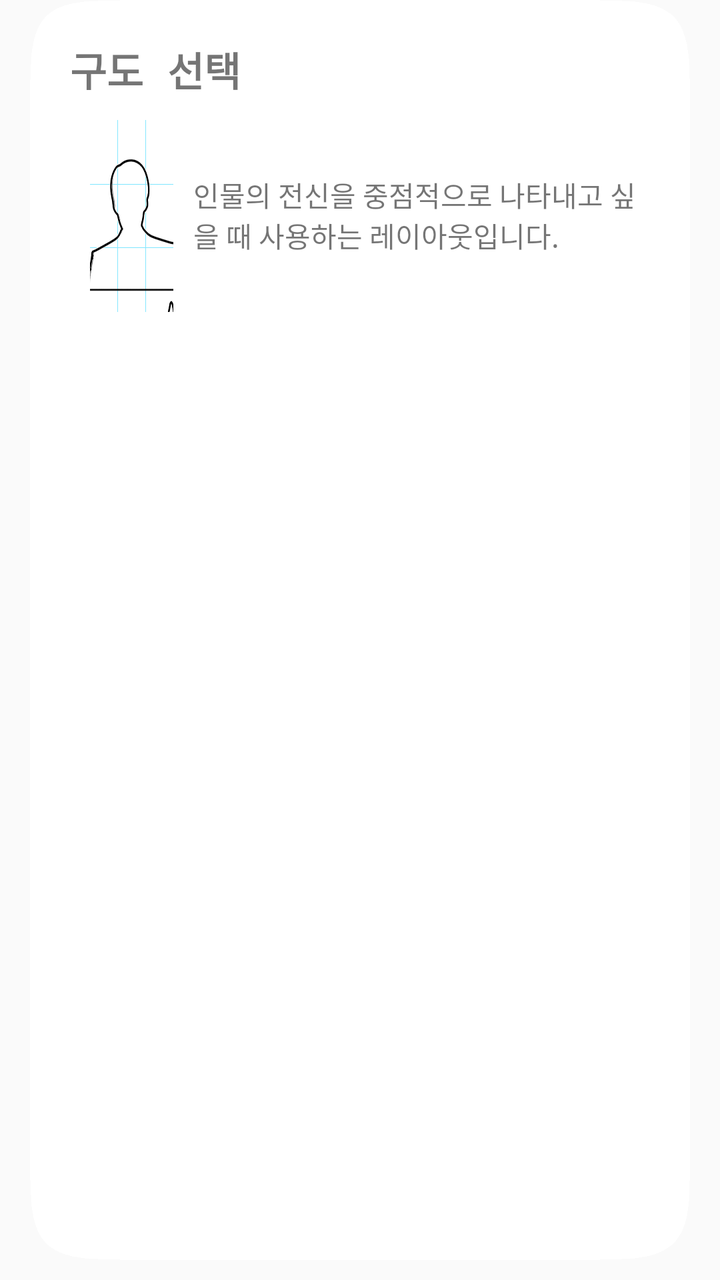
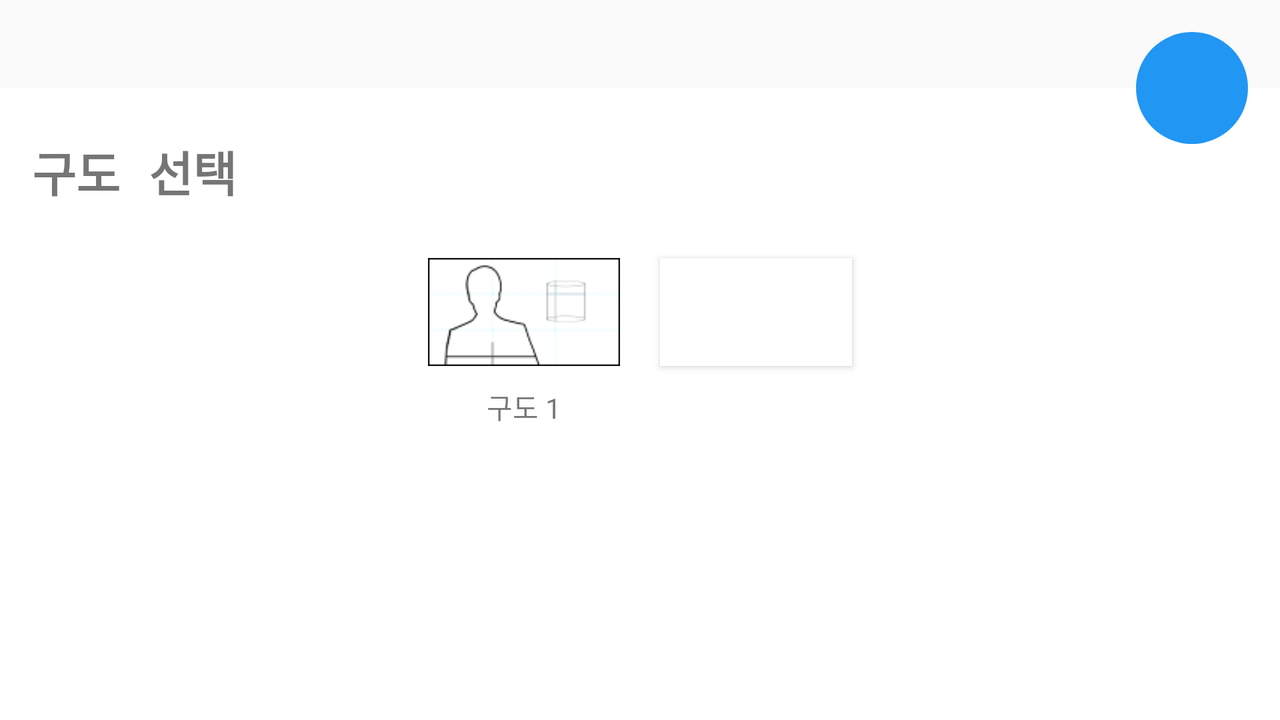

One screen, two layout resources from the same app: the default and the repository's alternative for another configuration. Each is rendered where Android would select it; the XML of both is given below.
<!-- AndroidManifest.xml: application theme AppTheme -->
<!-- res/layout/structure_select_fragment_selfie.xml -->
<FrameLayout xmlns:android="http://schemas.android.com/apk/res/android"
    xmlns:tools="http://schemas.android.com/tools" android:layout_width="match_parent"
    android:layout_height="match_parent"
    tools:context="com.tocotoucan.soft.phonecahak.StructureSelectFragment">
    <LinearLayout
        android:id="@+id/structureLayout"
        android:layout_width="fill_parent"
        android:layout_height="fill_parent"
        android:layout_below="@id/buttonArea"
        android:background="@drawable/popup_default"
        android:layout_marginBottom="10dp"
        android:layout_marginLeft="15dp"
        android:layout_marginRight="15dp"
        android:padding="20dp"
        android:orientation="vertical">
        <TextView
            android:layout_width="fill_parent"
            android:layout_height="30dp"
            android:textStyle="bold"
            android:typeface="monospace"
            android:textSize="20sp"
            android:text="구도 선택" />
        <LinearLayout
            android:layout_width="fill_parent"
            android:layout_height="120dp"
            android:orientation="horizontal">
            <Button
                style="@style/buttonStructure"
                android:id="@+id/structureButton1"
                android:background="@drawable/selfie_structure_2" />
            <TextView
                android:layout_width="wrap_content"
                android:layout_height="wrap_content"
                android:layout_weight="5"
                android:text="@string/vertical_structure_description_1"/>
        </LinearLayout>
    </LinearLayout>
</FrameLayout>
<!-- resources referenced by this layout -->
<resources>
  <!-- drawable popup_default: png bitmap (drawable-hdpi, 10641 bytes) -->
  <!-- drawable selfie_structure_2: png bitmap (drawable, 146747 bytes) -->
  <string name="vertical_structure_description_1">인물의 전신을 중점적으로 나타내고 싶을 때 사용하는 레이아웃입니다.</string>
  <style name="buttonStructure">
          <item name="android:layout_width">54dp</item>
          <item name="android:layout_height">96dp</item>
          <item name="android:layout_weight">1</item>
          <item name="android:layout_margin">10dp</item>
      </style>
  <style name="AppTheme" parent="Theme.AppCompat.Light.NoActionBar">
          <item name="android:windowFullscreen">true</item>
      </style>
</resources>
<!-- res/layout-land/structure_select_fragment_selfie.xml (the repository's variant of the layout above) -->
<!-- drawn on the phone turned sideways -->
<FrameLayout xmlns:android="http://schemas.android.com/apk/res/android"
    xmlns:tools="http://schemas.android.com/tools" android:layout_width="match_parent"
    android:layout_height="match_parent"
    tools:context="com.tocotoucan.soft.phonecahak.StructureSelectFragment">
    <LinearLayout
        android:id="@+id/structureLayout"
        android:layout_width="fill_parent"
        android:layout_height="fill_parent"
        android:layout_marginTop="44dp"
        android:background="#FFFFFF"
        android:paddingTop="24dp"
        android:paddingBottom="24dp"
        android:paddingLeft="16dp"
        android:paddingRight="16dp"
        android:orientation="vertical">
        <TextView
            android:layout_width="fill_parent"
            android:layout_height="wrap_content"
            android:textStyle="bold"
            android:typeface="monospace"
            android:textSize="24sp"
            android:paddingBottom="16dp"
            android:text="구도 선택" />
        <ScrollView
            android:layout_width="fill_parent"
            android:layout_height="wrap_content">
            <LinearLayout
                android:layout_width="wrap_content"
                android:layout_height="wrap_content"
                android:layout_gravity="center_horizontal"
                android:orientation="vertical">
                <LinearLayout
                    android:layout_width="wrap_content"
                    android:layout_height="wrap_content"
                    android:orientation="horizontal">
                    <LinearLayout
                        android:layout_width="wrap_content"
                        android:layout_height="wrap_content"
                        android:orientation="vertical">
                        <Button
                            style="@style/buttonStructureLand"
                            android:id="@+id/structureButton1"
                            android:background="@drawable/small_selfie_structure_1" />
                        <TextView
                            android:layout_width="wrap_content"
                            android:layout_height="wrap_content"
                            android:layout_gravity="center"
                            android:textSize="14sp"
                            android:text="구도 1"/>
                    </LinearLayout>
                    <LinearLayout
                        android:layout_width="wrap_content"
                        android:layout_height="wrap_content"
                        android:orientation="vertical">
                        <Button
                            style="@style/buttonStructureLand"
                            android:id="@+id/structureButton2"
                            android:background="#FFFFFF" />
                        <TextView
                            android:layout_width="wrap_content"
                            android:layout_height="wrap_content"
                            android:layout_gravity="center"
                            android:textSize="14sp"/>
                    </LinearLayout>
                </LinearLayout>
            </LinearLayout>
        </ScrollView>
    </LinearLayout>
    <ImageButton
        android:id="@+id/btn_close"
        android:layout_gravity="right"
        android:layout_width="56dp"
        android:layout_height="56dp"
        android:layout_marginTop="16dp"
        android:layout_marginRight="16dp"
        android:src="@drawable/ic_clear_white_24dp"
        android:background="@drawable/round_btn"/>
</FrameLayout>
<!-- resources referenced by the variant -->
<!-- as the phone turned sideways resolves them -->
<resources>
  <!-- drawable round_btn (drawable) -->
  <?xml version="1.0" encoding="utf-8"?>
  <shape xmlns:android="http://schemas.android.com/apk/res/android"
      android:shape="rectangle" >
      <solid android:color="#2196F3" />
      <corners android:bottomRightRadius="28dp"
          android:bottomLeftRadius="28dp"
          android:topRightRadius="28dp"
          android:topLeftRadius="28dp"/>
  </shape>
  <!-- drawable small_selfie_structure_1: png bitmap (drawable, 3065 bytes) -->
  <style name="buttonStructureLand">
          <item name="android:layout_width">96dp</item>
          <item name="android:layout_height">54dp</item>
          <item name="android:layout_weight">1</item>
          <item name="android:layout_margin">10dp</item>
      </style>
  <style name="AppTheme" parent="Theme.AppCompat.Light.NoActionBar">
          <item name="android:windowFullscreen">true</item>
      </style>
</resources>
